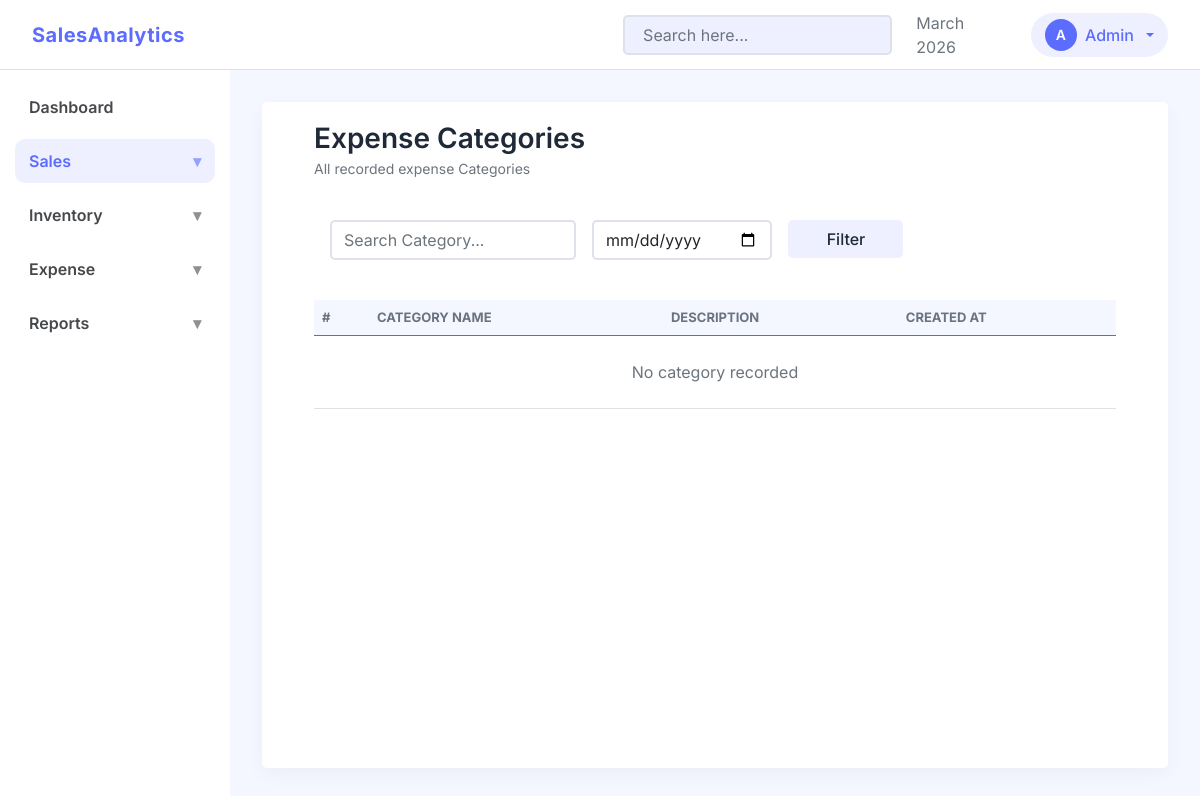
The page /expense/categories/ on the database as committed earlier.
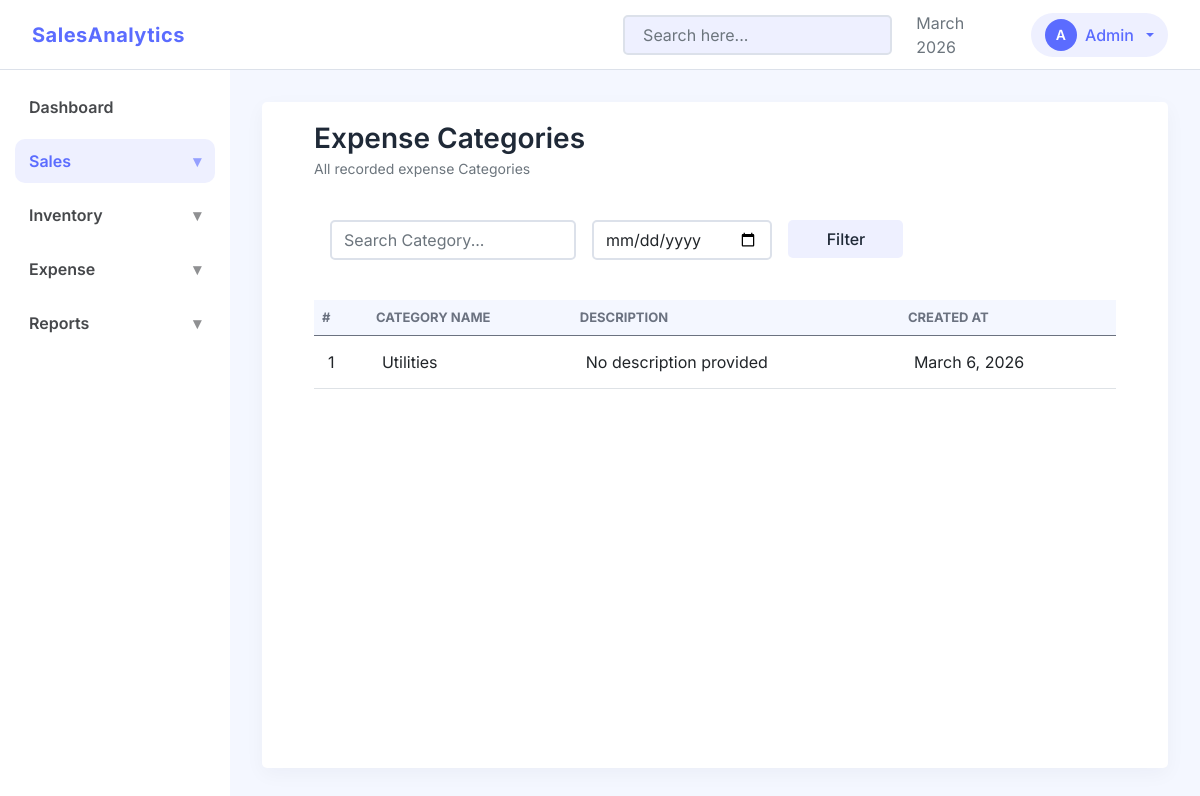
The same page on the database as committed later.
### finance/models.py (models this page shows, shortened)
class ExpenseCategory(models.Model):
    name = models.CharField(db_index=True, max_length=100, unique=True)
    description = models.TextField(blank=True)
    updated_at = models.DateTimeField(auto_now=True)
    created_at = models.DateTimeField(auto_now_add=True)

### finance/views.py (the view)
# urls.py: path('categories/', views.ExpenseCategoryView.as_view(), name='expense_categories'),
class ExpenseCategoryView(ListView):
    model = ExpenseCategory
    template_name = "expense/expense_categories.html"
    context_object_name = "categories"
    ordering = "name"

### templates/expense/expense_categories.html (shortened to what this page needs)
{% extends "base.html" %}
{% load static %}
{% block css_files%}
    <link rel="stylesheet" href="{% static 'css/apps/list.css' %}">
{% endblock %}
{% block content %}
<div class="container-fluid">
    <div class="d-flex justify-content-between align-items-center mb-4">
        <div>
            <h3 class="section-title mb-0">Expense Categories</h3>
            <small class="text-muted">All recorded expense Categories</small>
        </div>
    </div>
    <div class="card-soft mb-4 p-3">
        <div class="row g-3">
            <div class="col-md-4">
                <input type="text"
                       class="form-control"
                       placeholder="Search Category...">
            </div>
            <div class="col-md-3">
                <input type="date" class="form-control">
            </div>
            <div class="col-md-2">
                <button class="btn btn-soft w-100">
                    Filter
                </button>
            </div>
        </div>
    </div>
    <div class="card-soft">
        <div class="table-responsive">
            <table class="table table-hover align-middle data-table mb-0">
                <thead>
                    <tr>
                        <th>#</th>
                        <th>Category Name</th>
                        <th>Description</th>
                        <th>Created At</th>
                    </tr>
                </thead>
                <tbody>
                    {% for category in categories %}
                    <tr>
                        <td>{{ forloop.counter }}</td>
                        <td>
                            {{ category.name }}
                        </td>
                        <td>
                            {% if category.description %}
                                {{ category.description|truncatechars:50 }}
                            {% else %}
                                No description provided
                            {% endif%}
                        </td>
                        <td>
                            {{ category.created_at|date }}
                        </td>
                    </tr>
                    {% empty %}
                    <tr>
                        <td colspan="7" class="text-center py-4 text-muted">
                            No category recorded
                        </td>
                    </tr>
                    {% endfor %}
                </tbody>
            </table>
        </div>
    </div>
</div>
{% endblock %}

Rows that differ between the two databases and show on the page:
added ExpenseCategory: name "Utilities", description "No description provided", created_at "March 6, 2026"
Other text that changed with them:
text no longer shown: "No category recorded"
